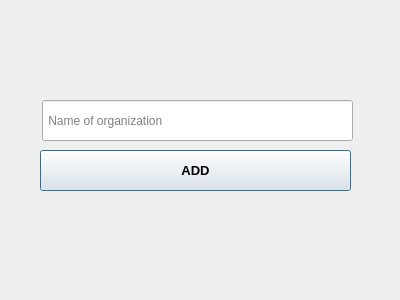
<?xml version="1.0" encoding="UTF-8"?>
<ui version="4.0">
 <class>Dialog_add_organ</class>
 <widget class="QDialog" name="Dialog_add_organ">
  <property name="geometry">
   <rect>
    <x>0</x>
    <y>0</y>
    <width>400</width>
    <height>300</height>
   </rect>
  </property>
  <property name="windowTitle">
   <string>Dialog</string>
  </property>
  <widget class="QLineEdit" name="add_organ_input">
   <property name="geometry">
    <rect>
     <x>42</x>
     <y>100</y>
     <width>311</width>
     <height>41</height>
    </rect>
   </property>
   <property name="placeholderText">
    <string> Name of organization</string>
   </property>
  </widget>
  <widget class="QPushButton" name="add_organ_btn">
   <property name="geometry">
    <rect>
     <x>40</x>
     <y>150</y>
     <width>311</width>
     <height>41</height>
    </rect>
   </property>
   <property name="font">
    <font>
     <pointsize>10</pointsize>
     <bold>true</bold>
    </font>
   </property>
   <property name="text">
    <string>ADD</string>
   </property>
  </widget>
 </widget>
 <resources/>
 <connections/>
</ui>
